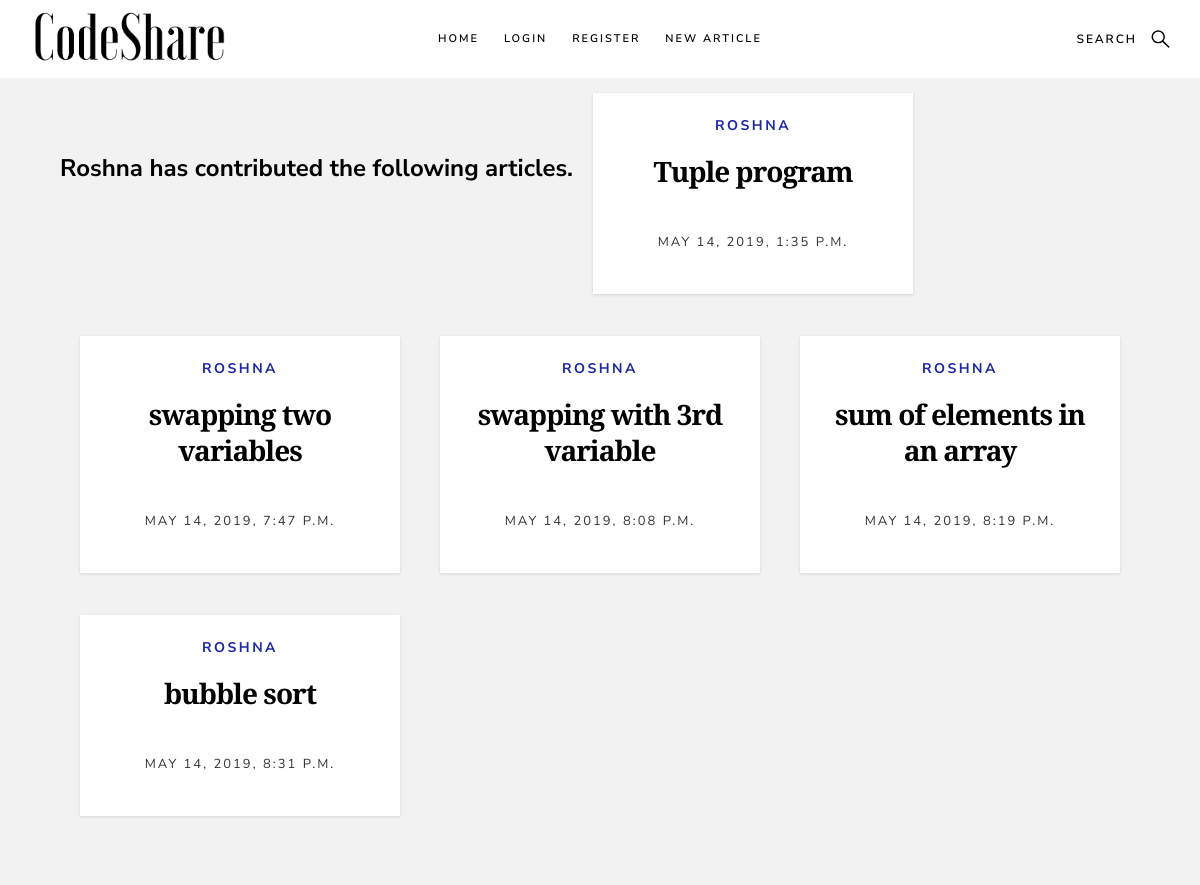
Screenshot of /snippets/profile/Roshna with the database file from the repository.
### snippets/models.py (models this page shows, shortened)
class Code(models.Model):
	code_snippet = models.TextField()
	author = models.CharField(max_length = 200)
	pub_date = models.DateTimeField('date published')
	title = models.CharField(max_length = 100)

### snippets/views.py (the view)
# urls.py: path('profile/<str:username>', views.showProfile, name='showProfile'),
def showProfile(request, username):
	articles = Code.objects.filter(author= username)
	context = {'articles':articles, 'username':username, 'no_of_articles':len(articles)}
	return render(request, 'snippets/showProfile.html', context)

### snippets/templates/snippets/showProfile.html
{% extends "snippets/base1.html" %}
{% block content %}
	{% if no_of_articles > 0 %}
		<h3>{{username}} has contributed the following articles.</h3><br><br>
		{% for x in articles %}
			<article class="col-block">
                    <div class="item-entry" data-aos="zoom-in">
                        <div class="item-entry__text">
                            <div class="item-entry__cat">
                                <a href="/snippets/profile/{{x.author}}">{{x.author}}</a>
                            </div>
                            <h1 class="item-entry__title"><a href="/snippets/{{x.id}}">{{x.title}}</a></h1>
                            <div class="item-entry__date">
                                <a>{{x.pub_date}}</a>
                            </div>
                        </div>
                    </div>
            </article>
		{% endfor %}
	{% else %}
		<h3> {{username}} hasn't contributed anything yet</h3>
	{% endif %}
{% endblock %}

### snippets/static/snippets/css/main.css (style rules this page uses)
html { font-size: 10px; }
html, body { height: 100%; }
body { background: #f2f2f2; font-family: "Nunito Sans", sans-serif; font-size: 1.8rem; font-style: normal; font-weight: normal; line-height: 1.8333; color: rgb(242, 242, 242); margin: 0; padding: 0; }
a { color: #1d28a1; -webkit-transition: all 0.3s ease-in-out; transition: all 0.3s ease-in-out; }
h1, h2, h3, h4, h5, h6, .h1, .h2, .h3, .h4, .h5, .h6 { font-family: "Nunito Sans", sans-serif; font-weight: 700; color: #000000; text-rendering: optimizeLegibility; }
h1, .h1, h2, .h2, h3, .h3, h4, .h4 { margin-top: 6rem; margin-bottom: 1.8rem; }
h1, .h1 { font-size: 3.6rem; line-height: 1.25; letter-spacing: -.1rem; }
h3, .h3 { font-size: 2.4rem; line-height: 1.25; }
::placeholder { color: rgba(0, 0, 0, 0.4); }
.entries .col-block { -webkit-box-flex: 0 0 25%; -moz-box-flex: 0 0 25%; -webkit-flex: 0 0 25%; -ms-flex: 0 0 25%; flex: 0 0 25%; max-width: 25%; padding: 0 20px; margin-bottom: 4.2rem; }
.entries .item-entry { height: 100%; background-color: #FFFFFF; padding-bottom: 6rem; text-align: center; box-shadow: 0 1px 3px rgba(0, 0, 0, 0.12); overflow: hidden; position: relative; }
.entries .item-entry__text { padding: 1.5rem 2.4rem 0; }
.entries .item-entry__title { font-family: "Libre Baskerville", serif; font-size: 2.8rem; line-height: 1.286; margin-top: 0; margin-bottom: 4.5rem; }
.entries .item-entry__title a { color: #000000; border-bottom: 1px solid transparent; }
.entries .item-entry__cat { margin-bottom: 1.2rem; }
.entries .item-entry__cat a { font-weight: 700; font-size: 1.4rem; text-transform: uppercase; letter-spacing: .25rem; }
.entries .item-entry__date { font-size: 1.3rem; text-transform: uppercase; letter-spacing: .2rem; position: absolute; left: 50%; bottom: 3.9rem; width: 100%; -webkit-transform: translate3d(-50%, 0, 0); -ms-transform: translate3d(-50%, 0, 0); transform: translate3d(-50%, 0, 0); }
.entries .item-entry__date a { color: rgba(0, 0, 0, 0.8); }
@media only screen and (max-width:1480px) { .entries .col-block { -webkit-box-flex: 0 0 33.33333%; -moz-box-flex: 0 0 33.33333%; -webkit-flex: 0 0 33.33333%; -ms-flex: 0 0 33.33333%; flex: 0 0 33.33333%; max-width: 33.33333%; } }

### rows the page displays
Code: author "ROSHNA", title "Tuple program", pub_date "MAY 14, 2019, 1:35 P.M."
Code: author "ROSHNA", title "swapping two variables", pub_date "MAY 14, 2019, 7:47 P.M."
Code: author "ROSHNA", title "swapping with 3rd variable", pub_date "MAY 14, 2019, 8:08 P.M."
Code: author "ROSHNA", title "sum of elements in an array", pub_date "MAY 14, 2019, 8:19 P.M."
Code: author "ROSHNA", title "bubble sort", pub_date "MAY 14, 2019, 8:31 P.M."

### other values shown
{{ username }} "Roshna"
